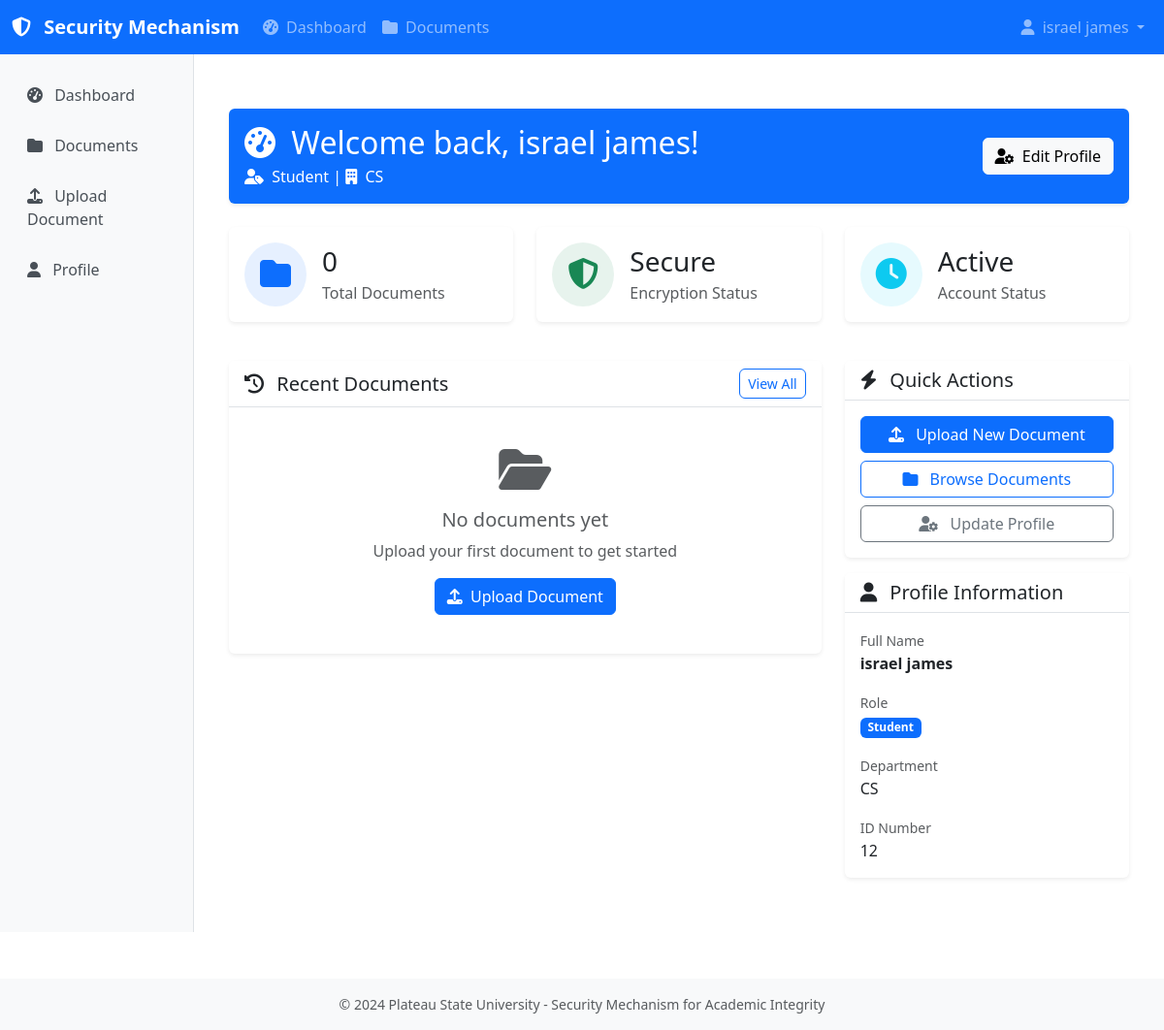
The page /accounts/dashboard/ (signed in) on the database its author committed.
### accounts/models.py (models this page shows, shortened)
class UserProfile(models.Model):
    ROLE_CHOICES = [
        ('student', 'Student'),
        ('lecturer', 'Lecturer'),
        ('researcher', 'Researcher'),
        ('admin', 'Admin'),
        ('registry_staff', 'Registry Staff'),
    ]
    user = models.OneToOneField(User, on_delete=models.CASCADE, related_name='profile')
    role = models.CharField(max_length=20, choices=ROLE_CHOICES, default='student')
    department = models.CharField(max_length=100, blank=True)
    identification_number = models.CharField(
        max_length=50,
        blank=True,
        help_text="Matriculation number for students, Staff ID for staff"
    )
    phone_number = models.CharField(max_length=20, blank=True)
    date_of_birth = models.DateField(null=True, blank=True)
    created_at = models.DateTimeField(auto_now_add=True)
    updated_at = models.DateTimeField(auto_now=True)
    class Meta:
        verbose_name = "User Profile"
        verbose_name_plural = "User Profiles"
    @property
    def full_name(self):
        return f"{self.user.first_name} {self.user.last_name}".strip() or self.user.username

### accounts/views.py (the view)
# urls.py: path('dashboard/', views.dashboard_view, name='dashboard'),
@login_required
def dashboard_view(request):
    profile = request.user.profile
    context = {
        'profile': profile,
        'total_documents': request.user.documents.filter(is_deleted=False).count(),
        'recent_documents': request.user.documents.filter(is_deleted=False).order_by('-created_at')[:5],
    }
    return render(request, 'accounts/dashboard.html', context)

### accounts/templates/accounts/dashboard.html (shortened to what this page needs)
{% extends 'base.html' %}
{% load static %}
{% block auth_content %}
<div class="container mt-4">
    <div class="row mb-4">
        <div class="col-12">
            <div class="card bg-primary text-white">
                <div class="card-body">
                    <div class="row align-items-center">
                        <div class="col-md-8">
                            <h2 class="mb-1">
                                <i class="fas fa-tachometer-alt me-2"></i>
                                Welcome back, {{ profile.full_name }}!
                            </h2>
                            <p class="mb-0">
                                <i class="fas fa-user-tag me-1"></i>
                                {{ profile.get_role_display }} |
                                <i class="fas fa-building me-1"></i>
                                {{ profile.department }}
                            </p>
                        </div>
                        <div class="col-md-4 text-md-end">
                            <a href="{% url 'profile' %}" class="btn btn-light">
                                <i class="fas fa-user-cog me-1"></i>
                                Edit Profile
                            </a>
                        </div>
                    </div>
                </div>
            </div>
        </div>
    </div>
    <div class="row mb-4">
        <div class="col-md-4 mb-3">
            <div class="card border-0 shadow-sm h-100">
                <div class="card-body">
                    <div class="d-flex align-items-center">
                        <div class="flex-shrink-0">
                            <div class="bg-primary bg-opacity-10 rounded-circle p-3">
                                <i class="fas fa-folder text-primary fa-2x"></i>
                            </div>
                        </div>
                        <div class="flex-grow-1 ms-3">
                            <h3 class="mb-1">{{ total_documents }}</h3>
                            <p class="text-muted mb-0">Total Documents</p>
                        </div>
                    </div>
                </div>
            </div>
        </div>
        <div class="col-md-4 mb-3">
            <div class="card border-0 shadow-sm h-100">
                <div class="card-body">
                    <div class="d-flex align-items-center">
                        <div class="flex-shrink-0">
                            <div class="bg-success bg-opacity-10 rounded-circle p-3">
                                <i class="fas fa-shield-alt text-success fa-2x"></i>
                            </div>
                        </div>
                        <div class="flex-grow-1 ms-3">
                            <h3 class="mb-1">Secure</h3>
                            <p class="text-muted mb-0">Encryption Status</p>
                        </div>
                    </div>
                </div>
            </div>
        </div>
        <div class="col-md-4 mb-3">
            <div class="card border-0 shadow-sm h-100">
                <div class="card-body">
                    <div class="d-flex align-items-center">
                        <div class="flex-shrink-0">
                            <div class="bg-info bg-opacity-10 rounded-circle p-3">
                                <i class="fas fa-clock text-info fa-2x"></i>
                            </div>
                        </div>
                        <div class="flex-grow-1 ms-3">
                            <h3 class="mb-1">Active</h3>
                            <p class="text-muted mb-0">Account Status</p>
                        </div>
                    </div>
                </div>
            </div>
        </div>
    </div>
    <div class="row">
        <div class="col-lg-8 mb-4">
            <div class="card shadow-sm">
                <div class="card-header bg-white border-bottom">
                    <div class="d-flex justify-content-between align-items-center">
                        <h5 class="mb-0">
                            <i class="fas fa-history me-2"></i>
                            Recent Documents
                        </h5>
                        <a href="{% url 'document_list' %}" class="btn btn-sm btn-outline-primary">
                            View All
                        </a>
                    </div>
                </div>
                <div class="card-body">
                    {% if recent_documents %}
                        <div class="list-group list-group-flush">
                            {% for document in recent_documents %}
                                <div class="list-group-item d-flex justify-content-between align-items-center px-0">
                                    <div class="d-flex align-items-center">
                                        <div class="bg-light rounded-circle p-2 me-3">
                                            <i class="fas fa-file text-primary"></i>
                                        </div>
                                        <div>
                                            <h6 class="mb-0">{{ document.title }}</h6>
                                            <small class="text-muted">
                                                {{ document.created_at|date:"M d, Y H:i" }} |
                                                {{ document.get_category_display }}
                                            </small>
                                        </div>
                                    </div>
                                    <div>
                                        <a href="{% url 'download_document' document.pk %}" class="btn btn-sm btn-outline-primary">
                                            <i class="fas fa-download"></i>
                                        </a>
                                    </div>
                                </div>
                            {% endfor %}
                        </div>
                    {% else %}
                        <div class="text-center py-4">
                            <i class="fas fa-folder-open fa-3x text-muted mb-3"></i>
                            <h5 class="text-muted">No documents yet</h5>
                            <p class="text-muted">Upload your first document to get started</p>
                            <a href="{% url 'upload_document' %}" class="btn btn-primary">
                                <i class="fas fa-upload me-1"></i>
                                Upload Document
                            </a>
                        </div>
                    {% endif %}
                </div>
            </div>
        </div>
        <div class="col-lg-4 mb-4">
            <div class="card shadow-sm">
                <div class="card-header bg-white border-bottom">
                    <h5 class="mb-0">
                        <i class="fas fa-bolt me-2"></i>
                        Quick Actions
                    </h5>
                </div>
                <div class="card-body">
                    <div class="d-grid gap-2">
                        <a href="{% url 'upload_document' %}" class="btn btn-primary">
                            <i class="fas fa-upload me-2"></i>
                            Upload New Document
                        </a>
                        <a href="{% url 'document_list' %}" class="btn btn-outline-primary">
                            <i class="fas fa-folder me-2"></i>
                            Browse Documents
                        </a>
                        <a href="{% url 'profile' %}" class="btn btn-outline-secondary">
                            <i class="fas fa-user-cog me-2"></i>
                            Update Profile
                        </a>
                    </div>
                </div>
            </div>
            <div class="card shadow-sm mt-3">
                <div class="card-header bg-white border-bottom">
                    <h5 class="mb-0">
                        <i class="fas fa-user me-2"></i>
                        Profile Information
                    </h5>
                </div>
                <div class="card-body">
                    <div class="mb-3">
                        <small class="text-muted">Full Name</small>
                        <p class="mb-0 fw-bold">{{ profile.full_name }}</p>
                    </div>
                    <div class="mb-3">
                        <small class="text-muted">Role</small>
                        <p class="mb-0">
                            <span class="badge bg-primary">{{ profile.get_role_display }}</span>
                        </p>
                    </div>
                    <div class="mb-3">
                        <small class="text-muted">Department</small>
                        <p class="mb-0">{{ profile.department }}</p>
                    </div>
                    <div>
                        <small class="text-muted">ID Number</small>
                        <p class="mb-0">{{ profile.identification_number }}</p>
                    </div>
                </div>
            </div>
        </div>
    </div>
</div>
{% endblock %}

### templates/base.html (shortened to what this page needs)
<!DOCTYPE html>
<html lang="en">
<head>
    <link href="https://cdn.jsdelivr.net/npm/bootstrap@5.3.0/dist/css/bootstrap.min.css" rel="stylesheet">
    <link href="https://cdnjs.cloudflare.com/ajax/libs/font-awesome/6.4.0/css/all.min.css" rel="stylesheet">
</head>
<body>
    <nav class="navbar navbar-expand-lg navbar-dark bg-primary">
        <div class="container-fluid">
            <a class="navbar-brand" href="{% url 'dashboard' %}">
                <i class="fas fa-shield-alt me-2"></i>
                Security Mechanism
            </a>
            <div class="collapse navbar-collapse" id="navbarNav">
                <ul class="navbar-nav me-auto">
                    {% if user.is_authenticated %}
                        <li class="nav-item">
                            <a class="nav-link" href="{% url 'dashboard' %}">
                                <i class="fas fa-tachometer-alt me-1"></i>
                                Dashboard
                            </a>
                        </li>
                        <li class="nav-item">
                            <a class="nav-link" href="{% url 'document_list' %}">
                                <i class="fas fa-folder me-1"></i>
                                Documents
                            </a>
                        </li>
                    {% endif %}
                </ul>
                <ul class="navbar-nav">
                    {% if user.is_authenticated %}
                        <li class="nav-item dropdown">
                            <a class="nav-link dropdown-toggle" href="#" role="button" data-bs-toggle="dropdown">
                                <i class="fas fa-user me-1"></i>
                                {{ user.get_full_name|default:user.username }}
                            </a>
                        </li>
                    {% endif %}
                </ul>
            </div>
        </div>
    </nav>
    {% if user.is_authenticated %}
    <div class="container-fluid">
        <div class="row">
            <nav class="col-md-3 col-lg-2 d-md-block sidebar collapse">
                <div class="position-sticky pt-3">
                    <ul class="nav flex-column">
                        <li class="nav-item">
                            <a class="nav-link" href="{% url 'dashboard' %}">
                                <i class="fas fa-tachometer-alt me-2"></i>
                                Dashboard
                            </a>
                        </li>
                        <li class="nav-item">
                            <a class="nav-link" href="{% url 'document_list' %}">
                                <i class="fas fa-folder me-2"></i>
                                Documents
                            </a>
                        </li>
                        <li class="nav-item">
                            <a class="nav-link" href="{% url 'upload_document' %}">
                                <i class="fas fa-upload me-2"></i>
                                Upload Document
                            </a>
                        </li>
                        <li class="nav-item">
                            <a class="nav-link" href="{% url 'profile' %}">
                                <i class="fas fa-user me-2"></i>
                                Profile
                            </a>
                        </li>
                    </ul>
                </div>
            </nav>
            <main class="col-md-9 ms-sm-auto col-lg-10 px-md-4 main-content">
                {% block auth_content %}{% endblock %}
            </main>
        </div>
    </div>
    {% else %}
    <main class="container-fluid py-4">
        {% block content %}{% endblock %}
    </main>
    {% endif %}
    <footer class="bg-light text-center py-3 mt-5">
        <div class="container">
            <p class="text-muted small mb-0">
                &copy; 2024 Plateau State University - Security Mechanism for Academic Integrity
            </p>
        </div>
    </footer>
</body>
</html>

### templates/base.html (style rules this page uses)
.navbar-brand { font-weight: 600; }
.sidebar { min-height: calc(100vh - 56px); background-color: #f8f9fa; border-right: 1px solid #dee2e6; }
.sidebar .nav-link { color: #495057; padding: 0.75rem 1rem; border-radius: 0.25rem; margin: 0.125rem 0; }
.main-content { padding: 2rem; }
.card { border: none; box-shadow: 0 0.125rem 0.25rem rgba(0, 0, 0, 0.075); }
.btn { border-radius: 0.375rem; }

### rows shown on the page
UserProfile: full_name "israel james", role "Student", department "CS", identification_number "12"

### other values the page prints
{{ user.get_full_name|default:user.username }} "israel james"
{{ total_documents }} "0"
